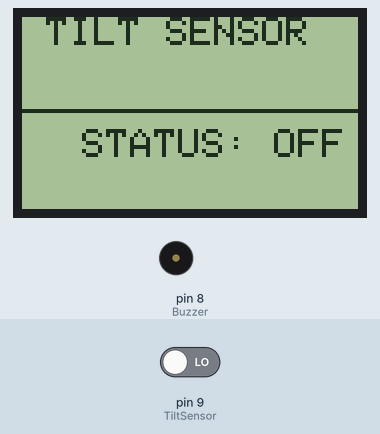
Bench run of a sketch on a simulated Arduino Uno, built with avr-gcc and run on an emulated ATmega328P. Shown: 84×48 one-colour display, buzzer (waves = sounding, pin HIGH). Inputs (shaded band) come from the test bench; at power-on: pin 9 (TiltSensor) LOW.

Above: at 1.7 s.
1.8 s: pin 9 (TiltSensor) driven HIGH
At 2.8 s:
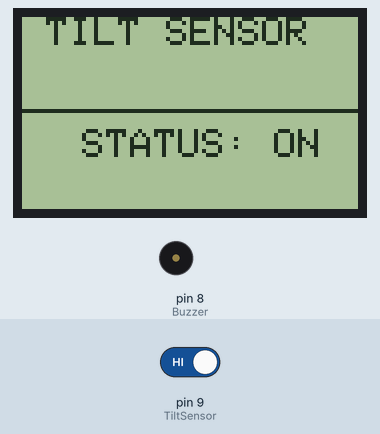
4.9 s: pin 9 (TiltSensor) driven LOW
At 6.6 s:
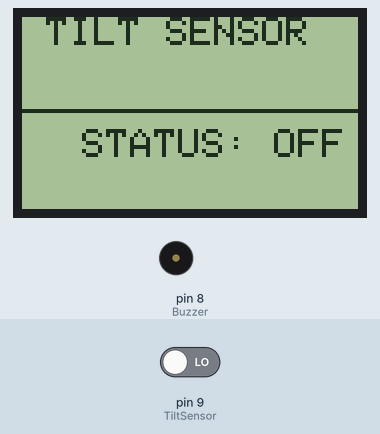
6.9 s: pin 9 (TiltSensor) driven HIGH
At 7.13 s:
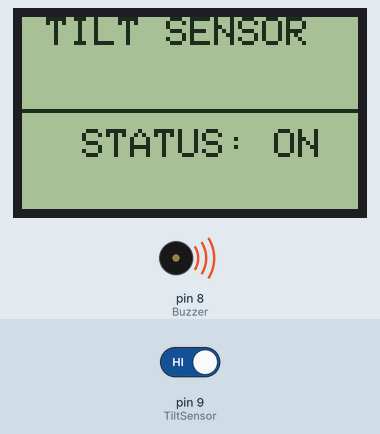
Timing chart, 0 to 16.0 s (numbered marks = the images above; inputs shaded):
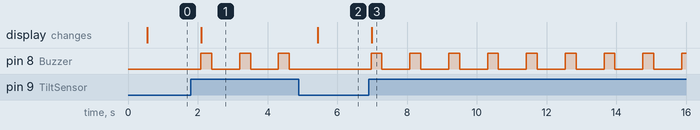

Measured:
- after the input at 1.8 s, pin 8 (Buzzer): alternates HIGH for 0.31 s and LOW for 0.80 s, starting after 0.29 s; the display: changes after 0.30 s (image 1)
- after the input at 4.9 s, pin 8 (Buzzer): stops changing and stays LOW; the display: changes after 0.54 s (image 2)
- after the input at 6.9 s, pin 8 (Buzzer): alternates HIGH for 0.31 s and LOW for 0.80 s, starting after 0.07 s; the display: changes after 0.08 s (image 3)

The sketch:

TiltSwitchNokia5110.ino
```cpp
#include <SPI.h>               // include SPI library
#include <Adafruit_GFX.h>      // include adafruit graphics library
#include <Adafruit_PCD8544.h>  // include adafruit PCD8544 (Nokia 5110) library

const int Buzzer     = 8;
const int TiltSensor = 9;

// Nokia 5110 LCD module connections (CLK, DIN, D/C, CS, RST)
Adafruit_PCD8544 display = Adafruit_PCD8544(7, 6, 5, 4, 3);


void setup()
{
  pinMode(Buzzer, OUTPUT);
  pinMode(TiltSensor, INPUT);
  delay(500);  // wait 1 second
  digitalWrite(Buzzer, LOW);
  // initialize the display
  display.begin();

  // you can change the contrast around to adapt the display
  // for the best viewing!
  display.setContrast(60);
  display.clearDisplay();   // clear the screen and buffer
  display.drawFastHLine(0, 23, display.width(), BLACK);
  display.setTextSize(1);
  display.setTextColor(BLACK, WHITE);
  display.setCursor(6, 0);
  display.print("TILT SENSOR");
  display.setCursor(15, 28);
  display.print("STATUS:");
  display.setCursor(63, 28);
  display.print("OFF");
  display.display();

}

// main loop
void loop()
{


  if (digitalRead(TiltSensor) == 1)
  {

  digitalWrite(Buzzer, HIGH);
  display.setCursor(63, 28);
  display.print("ON ");
  display.display();
  delay(300);
  digitalWrite(Buzzer, LOW);
  delay(300);

  }

  else
  {

  digitalWrite(Buzzer, LOW);
  display.setCursor(63, 28);
  display.print("OFF");
  display.display();

  }

  delay(500);  // wait 0.5 second

}
// end of code.
```

MaxMatrix.cpp
```cpp
// (licence header left out)
#include "Arduino.h"
#include "MaxMatrix.h"

MaxMatrix::MaxMatrix(byte _data, byte _load, byte _clock, byte _num)
{
	data = _data;
	load = _load;
	clock = _clock;
	num = _num;
	for (int i=0; i<80; i++)
		buffer[i] = 0;
}

void MaxMatrix::init()
{
	pinMode(data,  OUTPUT);
	pinMode(clock, OUTPUT);
	pinMode(load,  OUTPUT);
	digitalWrite(clock, HIGH);

	setCommand(max7219_reg_scanLimit, 0x07);
	setCommand(max7219_reg_decodeMode, 0x00);  // using an led matrix (not digits)
	setCommand(max7219_reg_shutdown, 0x01);    // not in shutdown mode
	setCommand(max7219_reg_displayTest, 0x00); // no display test

	// empty registers, turn all LEDs off
	clear();

	setIntensity(0x0f);    // the first 0x0f is the value you can set
}

void MaxMatrix::setIntensity(byte intensity)
{
	setCommand(max7219_reg_intensity, intensity);
}

void MaxMatrix::clear()
{
	for (int i=0; i<8; i++)
		setColumnAll(i,0);

	for (int i=0; i<80; i++)
		buffer[i] = 0;
}

void MaxMatrix::setCommand(byte command, byte value)
{
	digitalWrite(load, LOW);
	for (int i=0; i<num; i++)
	{
		shiftOut(data, clock, MSBFIRST, command);
		shiftOut(data, clock, MSBFIRST, value);
	}
	digitalWrite(load, LOW);
	digitalWrite(load, HIGH);
}


void MaxMatrix::setColumn(byte col, byte value)
{
	int n = col / 8;
	int c = col % 8;
	digitalWrite(load, LOW);
	for (int i=0; i<num; i++)
	{
		if (i == n)
		{
			shiftOut(data, clock, MSBFIRST, c + 1);
			shiftOut(data, clock, MSBFIRST, value);
		}
		else
		{
			shiftOut(data, clock, MSBFIRST, 0);
			shiftOut(data, clock, MSBFIRST, 0);
		}
	}
	digitalWrite(load, LOW);
	digitalWrite(load, HIGH);

	buffer[col] = value;
}

void MaxMatrix::setColumnAll(byte col, byte value)
{
	digitalWrite(load, LOW);
	for (int i=0; i<num; i++)
	{
		shiftOut(data, clock, MSBFIRST, col + 1);
		shiftOut(data, clock, MSBFIRST, value);
		buffer[col * i] = value;
	}
	digitalWrite(load, LOW);
	digitalWrite(load, HIGH);
}

void MaxMatrix::setDot(byte col, byte row, byte value)
{
    bitWrite(buffer[col], row, value);

	int n = col / 8;
	int c = col % 8;
	digitalWrite(load, LOW);
	for (int i=0; i<num; i++)
	{
		if (i == n)
		{
			shiftOut(data, clock, MSBFIRST, c + 1);
			shiftOut(data, clock, MSBFIRST, buffer[col]);
		}
		else
		{
			shiftOut(data, clock, MSBFIRST, 0);
			shiftOut(data, clock, MSBFIRST, 0);
		}
	}
	digitalWrite(load, LOW);
	digitalWrite(load, HIGH);
}

void MaxMatrix::writeSprite(int x, int y, const byte* sprite)
{
	int w = sprite[0];
	int h = sprite[1];

	if (h == 8 && y == 0)
		for (int i=0; i<w; i++)
		{
			int c = x + i;
			if (c>=0 && c<80)
				setColumn(c, sprite[i+2]);
		}
	else
		for (int i=0; i<w; i++)
			for (int j=0; j<h; j++)
			{
				int c = x + i;
				int r = y + j;
				if (c>=0 && c<80 && r>=0 && r<8)
					setDot(c, r, bitRead(sprite[i+2], j));
			}
}

void MaxMatrix::reload()
{
	for (int i=0; i<8; i++)
	{
		int col = i;
		digitalWrite(load, LOW);
		for (int j=0; j<num; j++)
		{
			shiftOut(data, clock, MSBFIRST, i + 1);
			shiftOut(data, clock, MSBFIRST, buffer[col]);
			col += 8;
		}
		digitalWrite(load, LOW);
		digitalWrite(load, HIGH);
	}
}

void MaxMatrix::shiftLeft(bool rotate, bool fill_zero)
{
	byte old = buffer[0];
	int i;
	for (i=0; i<80; i++)
		buffer[i] = buffer[i+1];
	if (rotate) buffer[num*8-1] = old;
	else if (fill_zero) buffer[num*8-1] = 0;

	reload();
}

void MaxMatrix::shiftRight(bool rotate, bool fill_zero)
{
	int last = num*8-1;
	byte old = buffer[last];
	int i;
	for (i=79; i>0; i--)
		buffer[i] = buffer[i-1];
	if (rotate) buffer[0] = old;
	else if (fill_zero) buffer[0] = 0;

	reload();
}

void MaxMatrix::shiftUp(bool rotate)
{
	for (int i=0; i<num*8; i++)
	{
		bool b = buffer[i] & 1;
		buffer[i] >>= 1;
		if (rotate) bitWrite(buffer[i], 7, b);
	}
	reload();
}

void MaxMatrix::shiftDown(bool rotate)
{
	for (int i=0; i<num*8; i++)
	{
		bool b = buffer[i] & 128;
		buffer[i] <<= 1;
		if (rotate) bitWrite(buffer[i], 0, b);
	}
	reload();
}
```

MaxMatrix.h
```cpp
// (licence header left out)
#ifndef _MaxMatrix_H_
#define _MaxMatrix_H_

#include "Arduino.h"

#define max7219_reg_noop        0x00
#define max7219_reg_digit0      0x01
#define max7219_reg_digit1      0x02
#define max7219_reg_digit2      0x03
#define max7219_reg_digit3      0x04
#define max7219_reg_digit4      0x05
#define max7219_reg_digit5      0x06
#define max7219_reg_digit6      0x07
#define max7219_reg_digit7      0x08
#define max7219_reg_decodeMode  0x09
#define max7219_reg_intensity   0x0a
#define max7219_reg_scanLimit   0x0b
#define max7219_reg_shutdown    0x0c
#define max7219_reg_displayTest 0x0f

class MaxMatrix
{
  private:
    byte data;
    byte load;
    byte clock;
    byte num;
    byte buffer[80];

    void reload();

  public:
    MaxMatrix(byte data, byte load, byte clock, byte num);

    void init();
    void clear();
    void setCommand(byte command, byte value);
    void setIntensity(byte intensity);
    void setColumn(byte col, byte value);
    void setColumnAll(byte col, byte value);
    void setDot(byte col, byte row, byte value);
    void writeSprite(int x, int y, const byte* sprite);

    void shiftLeft(bool rotate = false, bool fill_zero = true);
    void shiftRight(bool rotate = false, bool fill_zero = true);
    void shiftUp(bool rotate = false);
    void shiftDown(bool rotate = false);
};

#endif
```
